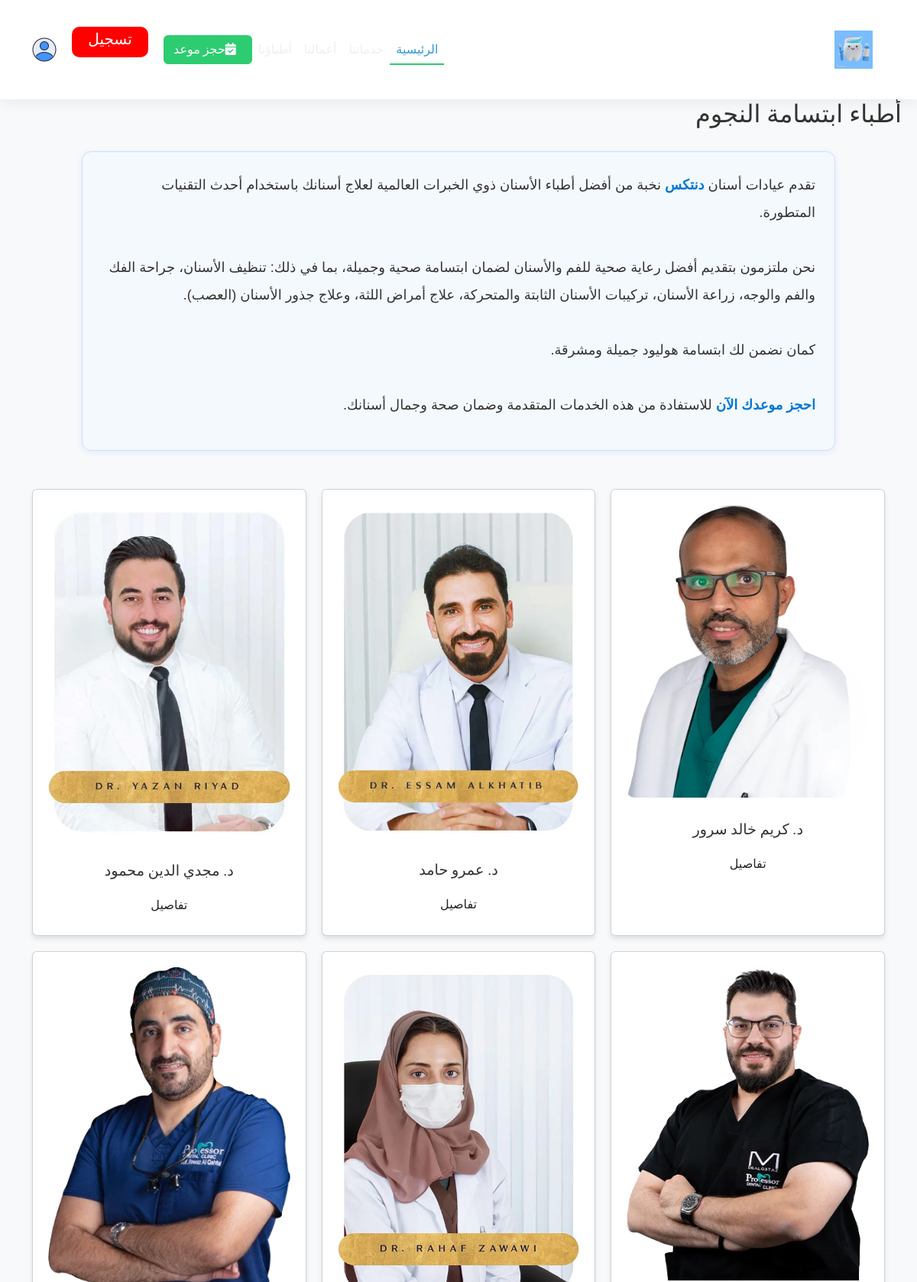
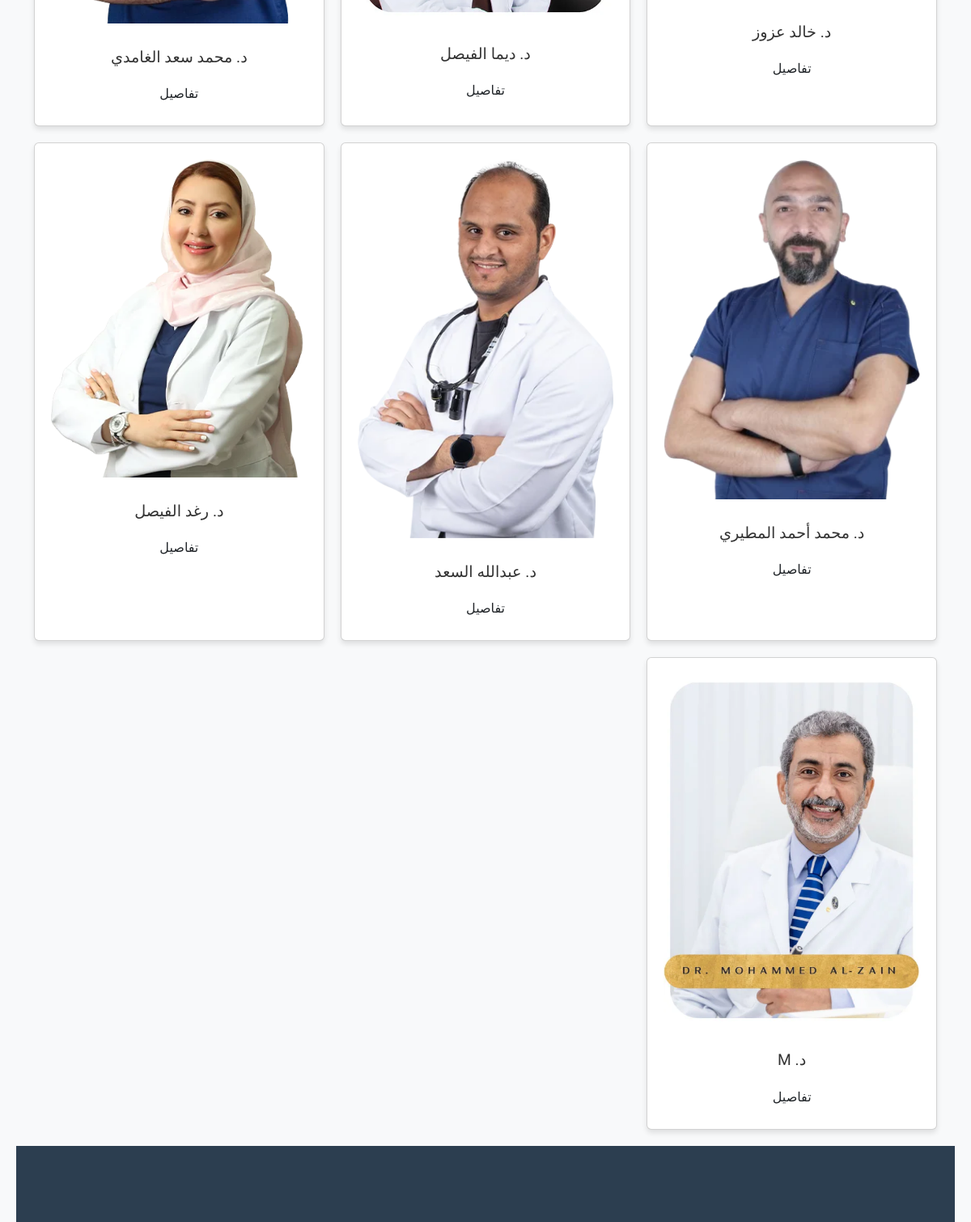
The page /Pag/Doctor.php (upper part) on the database its author committed (2 pictures, top to bottom).
### tables this page shows
CREATE TABLE `doctors` (
  `id` int(11) NOT NULL,
  `name` varchar(100) NOT NULL,
  `Upload_path` varchar(255) NOT NULL,
  `specialty` varchar(100) NOT NULL,
  `description` text DEFAULT NULL,
  `education` text DEFAULT NULL,
  `experience` text DEFAULT NULL
);

### Pag/Doctor.php (the view, shortened to what this page needs)
<?php
$conn = new mysqli("localhost:3307", "root", "", "php");
$result = $conn->query("SELECT id, name, Upload_path, specialty FROM doctors");
?>
<!DOCTYPE html>
<html lang="ar" dir="rtl">
<head>
  <link rel="stylesheet" href="../css/Doctor.css">
    <link  rel="stylesheet" href="../css/bootstrap.min.css" >
    <link rel="stylesheet" href="https://cdnjs.cloudflare.com/ajax/libs/font-awesome/6.4.0/css/all.min.css">
    <link rel="stylesheet" href="https://cdnjs.cloudflare.com/ajax/libs/animate.css/4.1.1/animate.min.css">
    <link rel="stylesheet" href="../css/index.css">
    <?php
       include("../include/Header.php");
    ?>
</head>
<body style="padding-top:130px">
<h1 class="title">أطباء ابتسامة النجوم</h1>
  <div class="clinic-description">
    <p>
      تقدم عيادات أسنان <strong>دنتكس</strong> نخبة من أفضل أطباء الأسنان ذوي الخبرات العالمية لعلاج أسنانك باستخدام أحدث التقنيات المتطورة.<br><br>
      نحن ملتزمون بتقديم أفضل رعاية صحية للفم والأسنان لضمان ابتسامة صحية وجميلة، بما في ذلك:
      تنظيف الأسنان، جراحة الفك والفم والوجه، زراعة الأسنان، تركيبات الأسنان الثابتة والمتحركة، علاج أمراض اللثة، وعلاج جذور الأسنان (العصب).<br><br>
      كمان نضمن لك ابتسامة هوليود جميلة ومشرقة.<br><br>
      <strong>احجز موعدك الآن</strong> للاستفادة من هذه الخدمات المتقدمة وضمان صحة وجمال أسنانك.
    </p>
  </div>
  <div class="container">
    <?php while($row = $result->fetch_assoc()): ?>
    <div class="card">
    <img src="../<?= $row['Upload_path'] ?>" alt="<?= $row['name'] ?>">
     <h3>د. <?= $row['name'] ?></h3>
        <a href="details.php?id=<?= $row['id'] ?>" class="btn">تفاصيل</a>
    </div>
    <?php endwhile; ?>
  </div>
</body>
<?php include("../include/Fotter.php");
?>
</html>

### include/Header.php (shortened to what this page needs)
   <!DOCTYPE html>
   <html lang="en">
   <head>
          <link  rel="stylesheet" href="../css/bootstrap.min.css" >
    <link rel="stylesheet" href="https://cdnjs.cloudflare.com/ajax/libs/font-awesome/6.4.0/css/all.min.css">
    <link rel="stylesheet" href="https://cdnjs.cloudflare.com/ajax/libs/animate.css/4.1.1/animate.min.css">
    <link rel="stylesheet" href="../css/index.css">
    <link rel="stylesheet" href="../css/dashboard.css">
   </head>
   <body>
    <nav class="navbar navbar-expand-lg navbar-light fixed-top">
        <div class="container" >
            <a class="navbar-brand" href="#" >
                <img src="../Picture/43.jpeg" alt="شعار عيادة سما لطب الأسنان" class="img-fluid" >
            </a>
            <div class="collapse navbar-collapse" id="navbarNav">
                <ul class="navbar-nav me-auto">
                    <li class="nav-item">
                        <a class="nav-link active" href="http://localhost/php/index.php">الرئيسية</a>
                    </li>
                    <li class="nav-item">
                        <a class="nav-link" href="http://localhost/php/Pag/Services.php">خدماتنا</a>
                    </li>
                    <li class="nav-item">
                        <a class="nav-link" href="#work">أعمالنا</a>
                    </li>
                    <li class="nav-item">
                        <a class="nav-link" href="http://localhost/php/Pag/Doctor.php">أطباؤنا</a>
                    </li>
                </ul>
                <div class="d-flex align-items-center">
                    <a href="http://localhost/php/Pag/Booking.php" class="btn btn-primary">
                        <i class="fas fa-calendar-check me-2"></i>حجز موعد
                    </a>
                       <a href="../Pag/Logout.php"><button style="background-color: red;
color: white;
font-size: 20px;
border-radius: 10px;
border-style: none; width:100px ;height:40px ;margin-right:20px;margin-left:20px;"> تسجيل خروج  </button> </a>
<a href="../Pag/Login.php"><img src="../Picture/user.png" alt=""></a>
                </div>
            </div>
        </div>
    </nav>
   </body>
   </html>

### include/Fotter.php (shortened to what this page needs)
<footer id="contact" class="footer">
       <div class="container">
       </div>
   </footer>

### Css/Doctor.css (style rules this page uses)
body { font-family: Arial, sans-serif; margin: 0; padding: 20px; direction: rtl; text-align: center; background-color: #f9f9f9; }
.title { font-size: 32px; margin-bottom: 30px; color: #333; }
.clinic-description { background-color: #f4f9fd; border: 1px solid #cde1f9; padding: 25px; border-radius: 12px; font-family: 'Tahoma', sans-serif; line-height: 2; font-size: 18px; color: #333; margin: 30px auto; width: 85%; box-shadow: 0 2px 8px rgba(0, 123, 255, 0.1); text-align: right; }
.clinic-description strong { color: #0078d7; }
.container { display: grid; grid-template-columns: repeat(3, 1fr); gap: 20px; padding: 20px; max-width: 1200px; margin: auto; }
.card { background: #fff; border-radius: 10px; box-shadow: 0 4px 6px rgba(0, 0, 0, 0.1); text-align: center; padding: 20px; transition: transform 0.3s ease, box-shadow 0.3s ease; }
.card img { width: 100%; height: auto; border-radius: 10px; margin-bottom: 15px; }
.card h3 { margin: 15px 0; font-size: 1.2rem; color: #333; }

### Css/index.css (style rules this page uses)
:root { --primary-light: #5dade2; --primary-main: #3498db; --primary-dark: #2874a6; --dental-green: #2ecc71; --dental-blue: #2980b9; --dental-gold: #f1c40f; --white: #ffffff; --light-gray: #f8f9fa; --dark-gray: #2c3e50; --text-color: #2c3e50; --transition-base: all 0.4s cubic-bezier(0.645, 0.045, 0.355, 1); }
body { font-family: 'Tajawal', sans-serif; background-color: var(--light-gray); color: var(--text-color); overflow-x: hidden; }
.navbar { padding: 15px 0; background-color: rgba(255, 255, 255, 0.95) !important; box-shadow: 0 2px 20px rgba(0, 0, 0, 0.08); transition: var(--transition-base); }
.navbar-brand img { height: 50px; transition: var(--transition-base); }
.nav-link { font-weight: 500; padding: 8px 15px; margin: 0 5px; color: var(--text-color) !important; position: relative; transition: var(--transition-base); }
.nav-link::before { content: ''; position: absolute; bottom: 0; right: 0; width: 0; height: 2px; background-color: var(--dental-green); transition: var(--transition-base); }
.nav-link:hover::before, .nav-link.active::before { width: 100%; }
.nav-link:hover, .nav-link.active { color: var(--primary-main) !important; }
.btn-primary { background-color: var(--dental-green); border-color: var(--dental-green); }
.footer { background-color: var(--dark-gray); color: white; padding: 80px 0 30px; }

### Css/dashboard.css (style rules this page uses)
:root { --primary-color: #3498db; --secondary-color: #2ecc71; --warning-color: #f39c12; --danger-color: #e74c3c; --dark-color: #2c3e50; --light-color: #ecf0f1; --bg-color: #f8f9fa; --text-color: #2c3e50; --card-bg: #ffffff; }
body { font-family: 'Tajawal', sans-serif; background-color: var(--bg-color); color: var(--text-color); min-height: 100vh; transition: all 0.3s; }
.nav-link { color: var(--light-color) !important; transition: all 0.3s; margin: 5px 0; border-radius: 5px; }

### rows shown on the page
doctors: Upload_path (picture), name "كريم خالد سرور"
doctors: Upload_path (picture), name "عمرو حامد"
doctors: Upload_path (picture), name "مجدي الدين محمود"
doctors: Upload_path (picture), name "خالد عزوز"
doctors: Upload_path (picture), name "ديما الفيصل"
doctors: Upload_path (picture), name "محمد سعد الغامدي"
doctors: Upload_path (picture), name "محمد أحمد المطيري"
doctors: Upload_path (picture), name "عبدالله السعد"
doctors: Upload_path (picture), name "رغد الفيصل"
doctors: Upload_path (picture), name "M"
